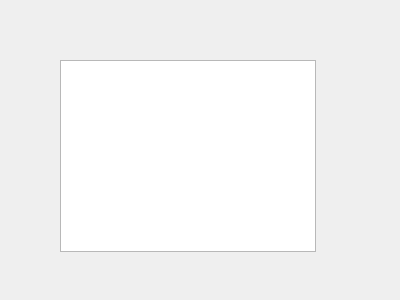
<?xml version="1.0" encoding="UTF-8"?>
<ui version="4.0">
 <class>CAnimateWindow</class>
 <widget class="QWidget" name="CAnimateWindow">
  <property name="geometry">
   <rect>
    <x>0</x>
    <y>0</y>
    <width>400</width>
    <height>300</height>
   </rect>
  </property>
  <property name="windowTitle">
   <string>Jelyazka</string>
  </property>
  <widget class="QTextBrowser" name="textBrowser">
   <property name="geometry">
    <rect>
     <x>60</x>
     <y>60</y>
     <width>256</width>
     <height>192</height>
    </rect>
   </property>
  </widget>
 </widget>
 <resources/>
 <connections/>
</ui>
